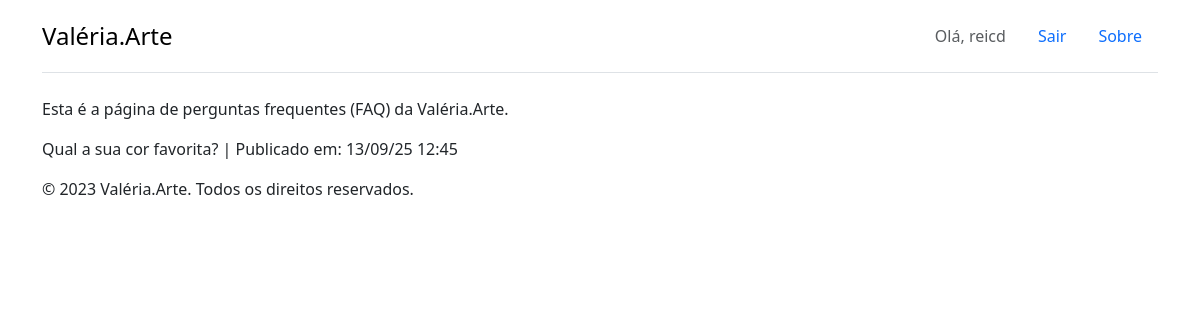
The page /about/ (signed in) on the database its author committed.
### accounts/models.py (models this page shows)
class CustomUser(AbstractUser):
    data_nascimento = models.DateField("Data de Nascimento",
    null=True,
    blank=True)
    telefone = models.CharField("Telefone",max_length=15, null=True, blank=True)
    endereco = models.CharField("Endereço",max_length=255, null=True, blank=True)
    cidade = models.CharField("Cidade",max_length=100, null=True, blank=True)
    estado = models.CharField("Estado",max_length=100, null=True, blank=True)
    pais = models.CharField("País",max_length=100, null=True, blank=True)
    cep = models.CharField("CEP",max_length=8, null=True, blank=True)
    cpf = models.CharField("CPF",max_length=11, null=True, blank=True)

### sac/models.py (models this page shows)
class Question(models.Model):
    question_text = models.CharField(max_length=200)
    pub_date = models.DateTimeField("Data de publicação")
    class Meta:
        verbose_name = "Pergunta"
        verbose_name_plural = "Perguntas"

### sac/views.py (the view)
# urls.py: path('about/', about, name='products-about'),
@login_required
def about(request):
    question = Question.objects.all()
    context = {'all_questions': question}
    return render(request, 'sac/question.html', context)

### templates/sac/question.html (shortened to what this page needs)
{% extends '_layout2.html' %}
{% load static %}
{% block content %}
    <p>Esta é a página de perguntas frequentes (FAQ) da Valéria.Arte.</p>
    {% for question in all_questions %}
        <div class="faq-item">
                <p>{{ question.question_text }} |
                Publicado em: {{ question.pub_date|date:"d/m/y H:i" }}</p>
        </div>
        {% empty %}
            <p>Nenhuma pergunta disponível no momento.</p>
    {% endfor %}
{% endblock %}

### templates/_layout2.html (shortened to what this page needs)
{% extends '_base.html' %}
{% load static %}
{% block css %}
    <link rel="stylesheet" href="https://cdn.jsdelivr.net/npm/bootstrap@5.3.8/dist/css/bootstrap.min.css">
    <link rel="stylesheet" href="{% static 'css/styles.css' %}">
{% endblock css %}
{% block header %}
<div class="container">
    <header class="d-flex flex-wrap justify-content-center py-3 mb-4 border-bottom">
        <a href="{% url 'index' %}" class="d-flex align-items-center mb-3 mb-md-0 me-md-auto link-body-emphasis text-decoration-none">
    <span class="fs-4">Valéria.Arte</span></a>
    <ul class="nav nav-pills">
            {% if user.is_authenticated %}
        <li class="nav-item"><span class="nav-link disabled">Olá, {{ user.username }}</span></li>
        <li class="nav-item">
            <form action="{% url 'logout' %}" method="post" class="d-flex">
                <button class="btn btn-link nav-link" type="submit">Sair</button>
            </form>
        </li>
            {% endif %}
        <li class="nav-item">
            <a href="{% url 'about' %}" class="nav-link">Sobre</a>
        </li>
    </ul>
    </header>
</div>
{% endblock header %}
{% block main %}
    <div class="container">
    {% block content %}
    {% endblock content %}
    </div>
{% endblock main %}
{% block footer %}
<div class="container">
    <footer>
        <p>&copy; 2023 Valéria.Arte. Todos os direitos reservados.</p>
    </footer>
</div>
{% endblock footer %}

### rows shown on the page
CustomUser: username "reicd"
Question: question_text "Qual a sua cor favorita?", pub_date "13/09/25 12:45"
